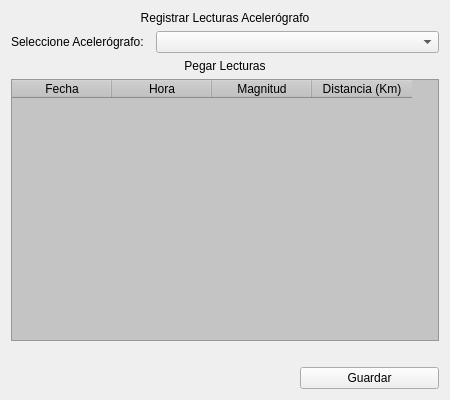
<?xml version="1.0" encoding="UTF-8"?>
<ui version="4.0">
 <class>Form</class>
 <widget class="QWidget" name="Form">
  <property name="geometry">
   <rect>
    <x>0</x>
    <y>0</y>
    <width>450</width>
    <height>400</height>
   </rect>
  </property>
  <property name="minimumSize">
   <size>
    <width>450</width>
    <height>400</height>
   </size>
  </property>
  <property name="windowTitle">
   <string>Form</string>
  </property>
  <layout class="QVBoxLayout" name="verticalLayout_2">
   <item>
    <layout class="QGridLayout" name="gridLayout_2">
     <item row="5" column="2">
      <widget class="QPushButton" name="btn_guardar">
       <property name="text">
        <string>Guardar</string>
       </property>
      </widget>
     </item>
     <item row="2" column="0" colspan="3">
      <widget class="QLabel" name="label_6">
       <property name="text">
        <string>Pegar Lecturas</string>
       </property>
       <property name="alignment">
        <set>Qt::AlignCenter</set>
       </property>
      </widget>
     </item>
     <item row="1" column="1" colspan="2">
      <widget class="QComboBox" name="combo_acelerografos"/>
     </item>
     <item row="3" column="0" colspan="3">
      <widget class="QTableWidget" name="table_data_acelerografo">
       <property name="styleSheet">
        <string notr="true">background-color: rgb(196, 196, 196);</string>
       </property>
       <column>
        <property name="text">
         <string>Fecha</string>
        </property>
       </column>
       <column>
        <property name="text">
         <string>Hora</string>
        </property>
       </column>
       <column>
        <property name="text">
         <string>Magnitud</string>
        </property>
       </column>
       <column>
        <property name="text">
         <string>Distancia (Km)</string>
        </property>
       </column>
      </widget>
     </item>
     <item row="0" column="0" colspan="3">
      <widget class="QLabel" name="label">
       <property name="text">
        <string>Registrar Lecturas Acelerógrafo</string>
       </property>
       <property name="alignment">
        <set>Qt::AlignCenter</set>
       </property>
      </widget>
     </item>
     <item row="1" column="0">
      <widget class="QLabel" name="label_7">
       <property name="text">
        <string>Seleccione Acelerógrafo:</string>
       </property>
      </widget>
     </item>
     <item row="4" column="0" colspan="3">
      <widget class="QLabel" name="label_mensaje_estado">
       <property name="text">
        <string/>
       </property>
      </widget>
     </item>
    </layout>
   </item>
  </layout>
 </widget>
 <resources/>
 <connections/>
</ui>
